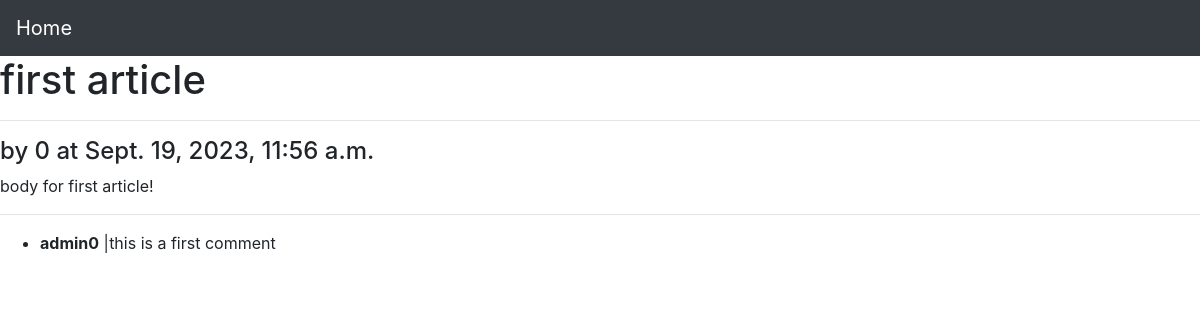
The app's page /articles/1/, older data.
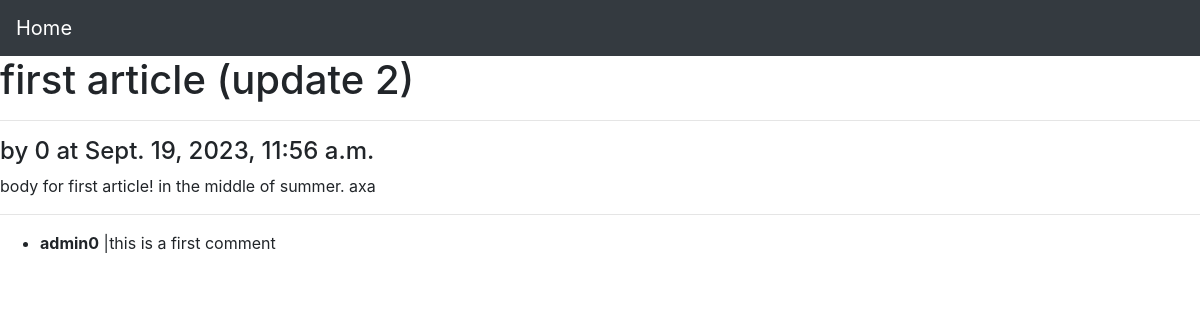
The same page, newer data.
### articles/models.py (models this page shows, shortened)
class Article(models.Model):
    title = models.CharField(max_length=200)
    body = models.TextField()
    date = models.DateTimeField(auto_now_add=True)
    author = models.CharField(max_length=50)
    another = models.ForeignKey(get_user_model(), on_delete=models.CASCADE, null=True)

class Comment(models.Model):
    article = models.ForeignKey(Article,related_name="comments", on_delete=models.CASCADE)
    comment = models.TextField()
    writer = models.ForeignKey(get_user_model(), on_delete=models.CASCADE)

### accounts/models.py (models this page shows)
class customUser(AbstractUser):
    age = models.PositiveBigIntegerField(null=True,blank=True)

### articles/views.py (the view, shortened to what this page needs)
# urls.py: path("<int:pk>/",views.article_detail,name="article_detail"),
def article_detail(request,pk):
    article = get_object_or_404(Article,id=pk)
    form = CommentForm()
    return render(request,'articles/article_detail.html',{"article":article , "form":form})

### templates/articles/article_detail.html (shortened to what this page needs)
{% extends "base.html" %}
{% block content %}
    <h1>{{article.title}}</h1>
    <hr>
    <h4>by {{article.author}} at {{article.date}}</h4>
    <p>
        {{article.body}}
    </p>
    <hr>
    <p>
    <ul>
        {% for comment in article.comments.all %}
        <li>
            <b>{{comment.writer}}</b> |{{comment.comment}}
        </li>
        {% endfor %}
    </ul>
    </p>
{% endblock content %}

### templates/base.html (shortened to what this page needs)
<!DOCTYPE html>
<html>
    <head>
        <link rel="stylesheet" href="https://cdn.jsdelivr.net/npm/bootstrap@4.6.2/dist/css/bootstrap.min.css">
        <link rel="stylesheet" href="">
    </head>
    <body>
    <header>
        <nav class="navbar navbar-expand-lg navbar-dark bg-dark">
            <a class="navbar-brand" href="{% url 'home' %}">Home</a>
          </nav>
    </header>
        {% block content %}
        {% endblock content %}
    </body>
</html>

Row changes from the older to the newer data that the page shows:
changed Article: title "first article" → "first article (update 2)"; body "body for first article!" → "body for first article! in the middle of summer. axa"
